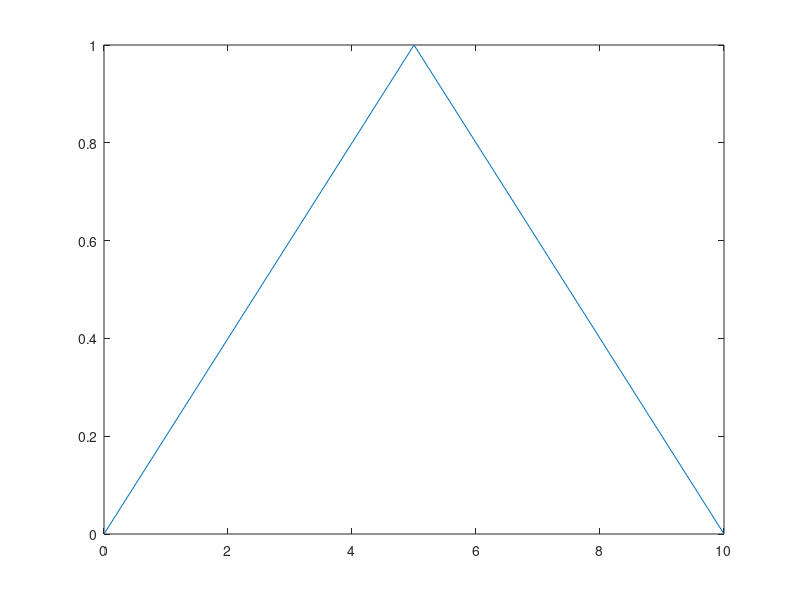

Write the MATLAB code that produced this figure.
tic
y=[];

for n=1:5
    x(n)=n-1;
    y(n)=(0.2)*(n-1);
end
for n=6:11
    x(n)=n-1;
    y(n)=-0.2*(n-1)+2;
end

plot(x,y)
toc
